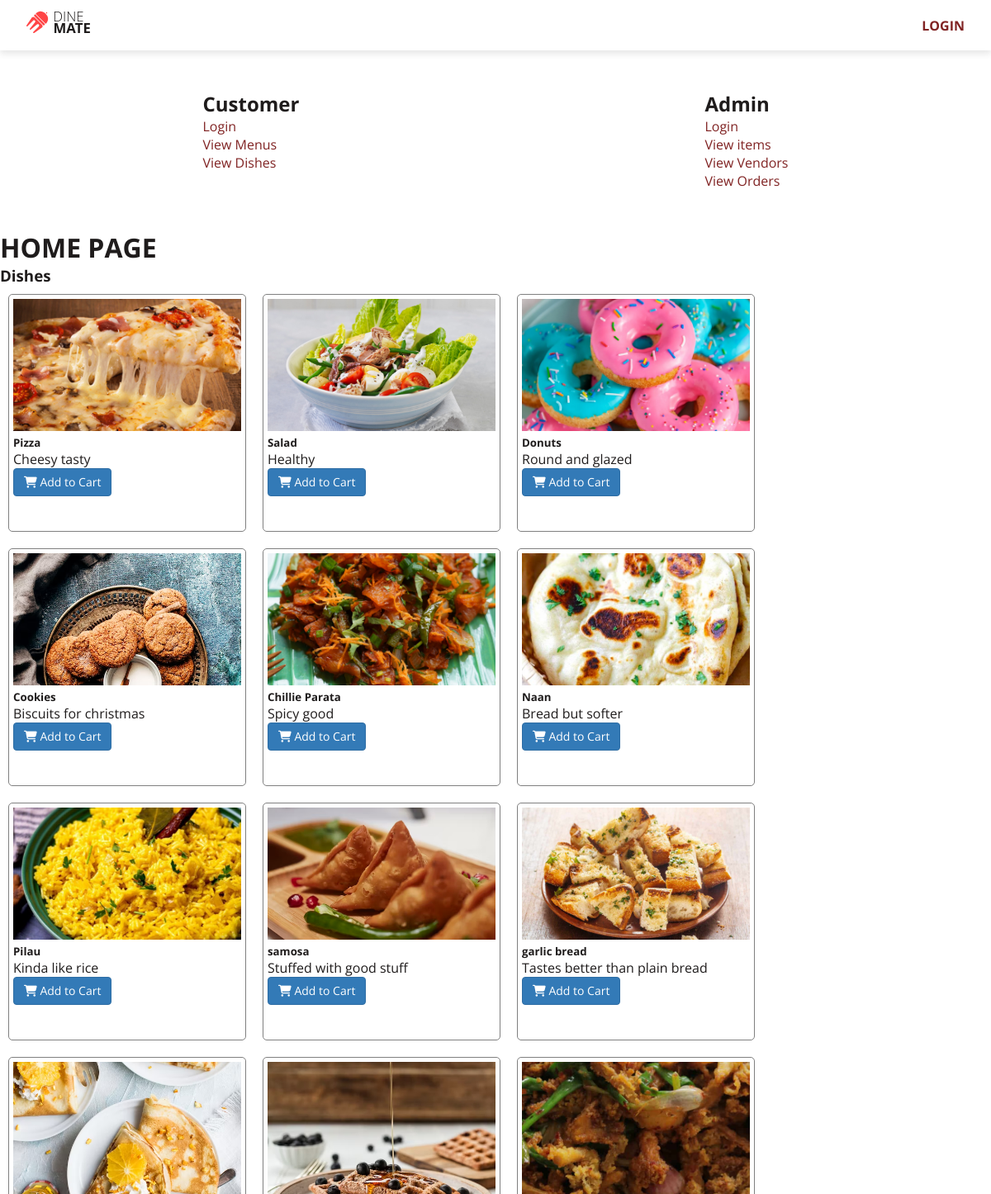
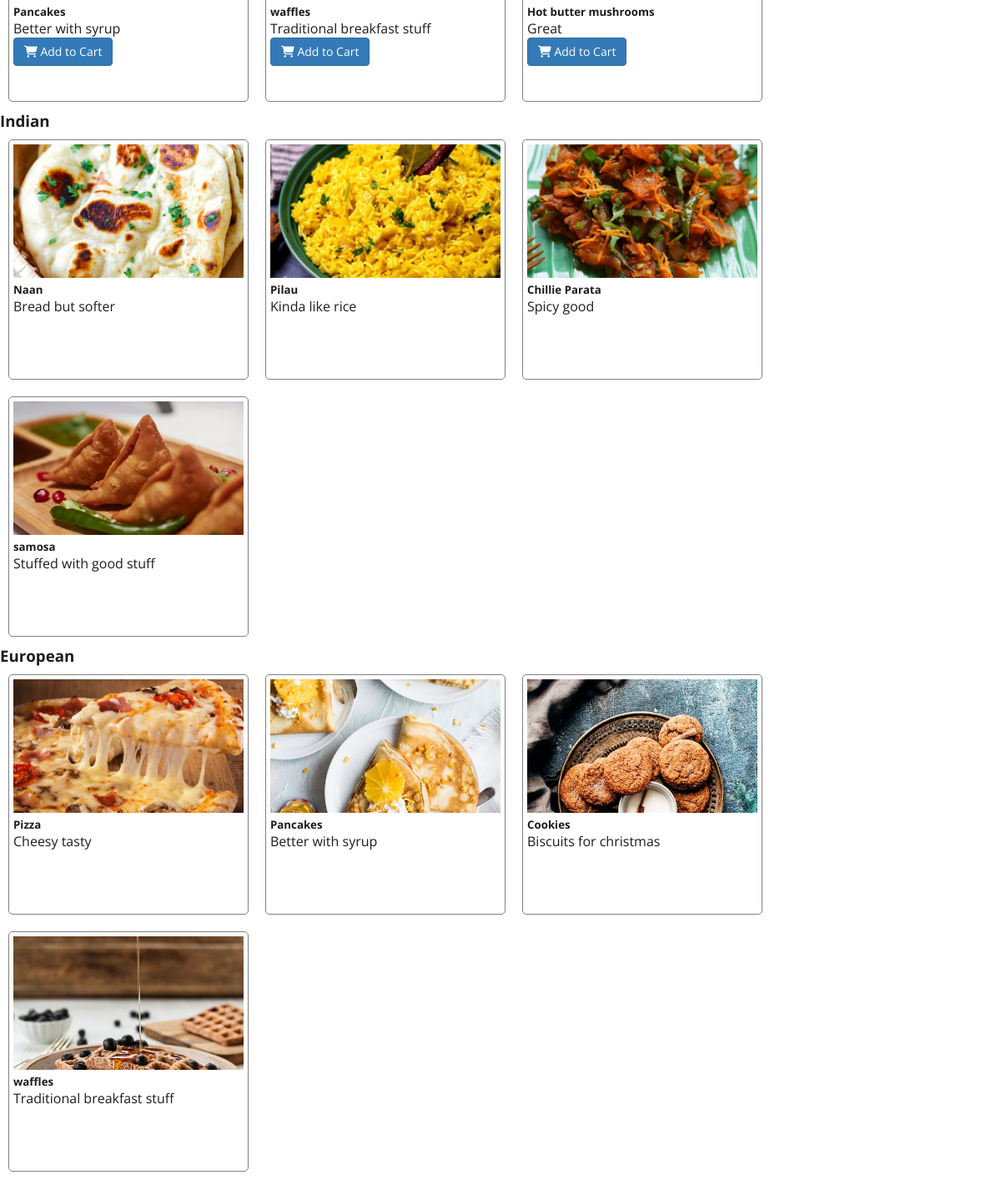
The page / on the database its author committed (2 pictures, top to bottom).
### tables this page shows
CREATE TABLE `dishes` (
  `dish_id` int(11) NOT NULL,
  `dish_name` text NOT NULL,
  `net_price` double NOT NULL,
  `selling_price` double NOT NULL,
  `description` text NOT NULL,
  `prep_time` int(11) NOT NULL,
  `image_url` text DEFAULT NULL
);

CREATE TABLE `menus` (
  `menu_id` int(11) NOT NULL,
  `menu_name` varchar(255) NOT NULL,
  `description` text NOT NULL,
  `start_time` time DEFAULT NULL,
  `end_time` time DEFAULT NULL,
  `image_url` text DEFAULT NULL,
  `all_day` tinyint(1) NOT NULL DEFAULT 0
);

CREATE TABLE `menu_dishes` (
  `menu_id` int(11) NOT NULL,
  `dish_id` int(11) NOT NULL
);

### app/core/Controller.php (called while the page is built, shortened)
<?php
trait Controller
{
    public function view(string $view, array $data = []): void
    {
        $filename = "../app/views/" . $view . ".view.php";
        require $filename;
    }
}

### app/controllers/Home.php (called while the page is built, shortened)
<?php
class Home
{
    public function index(): void
    {
        $data['user'] = $_SESSION['user'] ?? null;
        $d = new Dish();
        $data['dishes'] = $d->getDishes();
        $m = new Menu();
        $data['menus'] = $m->getMenus();
        $data['menudishes'] = $m->getDishesperMenu();
        $this->view('home', $data);
    }
}

### app/core/App.php (called while the page is built, shortened)
<?php
class App
{
    private string $method = "index";
    function __construct()
    {
        $url = $this->splitUrl();
        $this->controller = new $this->controller;
        $this->params = $url ? array_values($url) : [];
        call_user_func_array([$this->controller, $this->method], $this->params);
    }
    private function splitUrl(): array
    {
        if (isset($_GET["url"])) {
            return explode("/", filter_var(rtrim($_GET["url"], "/"), FILTER_SANITIZE_URL));
        } else {
            return [];
        }
    }
}

### public/index.php (called while the page is built, shortened)
<?php
$app = new App();

### app/models/Dish.php (called while the page is built, shortened)
<?php
class Dish extends Model
{
    public function __construct()
    {
        $this->table = "dishes";
    }
    public function getDishes(): bool|array
    {
        $l = $this->select()->fetchAll();
        $dishes = array();
        foreach($l as $d) {
            $dishes[$d->dish_id] = $d;
        }
        return $dishes;
    }
}

### app/core/Model.php (called while the page is built, shortened)
<?php
class Model
{
    protected string $table = "";
    public function select(array|string $column_list = "*"): Model
    {
        if (is_array($column_list)) {
            for ($i = 0; $i < count($column_list); $i++) {
                if (!str_contains($column_list[$i], ".")) {
                    $column_list[$i] = $this->table . "." . $column_list[$i];
                }
            }
            $column_list = implode(", ", $column_list);
        } else {
            if (!str_contains($column_list, ".")) {
                $column_list = $this->table . "." . $column_list;
            }
        }
        $this->query = "SELECT $column_list FROM $this->table";
        return $this;
    }
    public function where(string $column, string $value, string $operator = "="): Model
    {
        return $this;
    }
    public function join(string $table, string $column1, string $column2, string $operator = "="): Model
    {
        return $this;
    }
}

### app/core/Database.php (called while the page is built, shortened)
<?php
trait Database
{
    private ?PDO $db = null;
    protected string $query = "";
    protected array $data = [];
    public function execute(): PDOStatement
    {
        try {
            $statement = $this->prepare($this->query);
            $statement->execute($this->data);
            $this->query = "";
            $this->data = [];
            return $statement;
        } catch (PDOException $e) {
            die($e->getMessage());
        }
    }
    public function fetchAll(): array
    {
        return $this->execute()->fetchAll();
    }
    protected function prepare(string $query): PDOStatement
    {
        try {
            return $this->db->prepare($query);
        } catch (Exception $e) {
            die($e->getMessage());
        }
    }
    private function connect(): void
    {
        try {
            $connection_string = "mysql:hostname=" . DBHOST . ";dbname=" . DBNAME;
            $this->db = new PDO($connection_string, DBUSER, DBPASS, [
                PDO::ATTR_ERRMODE => PDO::ERRMODE_EXCEPTION,
                PDO::ATTR_DEFAULT_FETCH_MODE => PDO::FETCH_OBJ
            ]);
        } catch (PDOException $e) {
            die($e->getMessage());
        }
    }
}

### app/models/Menu.php (called while the page is built, shortened)
<?php
class Menu extends Model
{
    public function getMenus(): bool|array
    {
        $l =  $this->select()->fetchAll();
        $menulist = array();
        foreach ($l as $m) {
            $menulist[$m->menu_id] = $m;
        }
        return $menulist;
    }
    public function getDishesperMenu(){
        $dpm = new MenuDishes();
        $menus = $this->getMenus();
        $menudishes = array();
        foreach ($menus as $m) {
            $menudishes[$m->menu_id] = $dpm->getDishesforMenu($m->menu_id);
        }
        return $menudishes;
    }
}

### app/models/MenuDishes.php (called while the page is built, shortened)
<?php
class MenuDishes extends Model
{
    public function getDishesforMenu($menuid){
        return $this->select(["menu_dishes.dish_id", "dishes.dish_name", "dishes.selling_price", "dishes.description", "dishes.image_url"])
        ->join("dishes", "dishes.dish_id", "menu_dishes.dish_id")
        ->where("menu_id", $menuid)
        ->fetchAll();
    }
}

### app/views/home.view.php (the view, shortened to what this page needs)
<!DOCTYPE html>
<html lang="en">
<head>
    <link rel="stylesheet" href="<?= ROOT ?>/assets/css/styles.css">
</head>
<body>
<?php include "partials/navbar.home.partial.php"; ?>
<div class="row py-5 justify-content-space-around">
    <div>
        <h2>Customer</h2>
        <a class="link d-block" href="<?= ROOT ?>/auth/login">Login</a>
        <a class="link d-block" href="<?= ROOT ?>/menus">View Menus</a>
        <a class="link d-block" href="<?= ROOT ?>/dishes">View Dishes</a>
    </div>
    <div>
        <h2>Admin</h2>
        <a class="link d-block" href="<?= ROOT ?>/admin/auth/login">Login</a>
        <a class="link d-block" href="<?= ROOT ?>/admin/items">View items</a>
        <a class="link d-block" href="<?= ROOT ?>/vendors">View Vendors</a>
        <a class="link d-block" href="<?= ROOT ?>/orders">View Orders</a>
    </div>
</div>
<h1> HOME PAGE</h1>
<div class="dishrow">
    <h3>Dishes</h3>
    <?php if (isset($dishes)) : ?>
        <?php foreach ($dishes as $dish) : ?>
            <div class="card" style="width: 18rem;">
                <img src="<?= ASSETS ?>/images/dishes/<?= $dish->image_url ?>" class="card-img-top" alt="...">
                <div class="card-body">
                    <h5 class="card-title"><?= $dish->dish_name ?></h5>
                    <p class="card-text"><?= $dish->description ?></p>
                    <a href="<?=ROOT?>/carts/addtocart/<?=$_SESSION['user']->user_id?>/<?= $dish->dish_id ?>" id=<?= $dish->dish_id ?> class="add-to-cart-btn">
                        <i class="fa fa-shopping-cart" aria-hidden="true"></i> Add to Cart
                    </a>
                </div>
            </div>
        <?php endforeach; ?>
    <?php endif; ?>
</div>
<?php
if (isset($menudishes) && isset($menus)) {
    foreach ($menudishes as $menu => $dishes) {
        echo '<div class="menurow">';
        echo '<h3>' . $menus[$menu]->menu_name . '</h3>';
        foreach ($dishes as $d) {
            echo '<div class="card" style="width: 18rem;">
            <img src="' . ASSETS . '/images/dishes/' . $d->image_url . '" class="card-img-top" alt="...">
            <div class="card-body">
                <h5 class="card-title
                ">' . $d->dish_name . '</h5>
                <p class="card-text">' . $d->description . '</p>
            </div>
        </div>';
        }
        echo '</div>';
    }
}
?>
</body>
</html>

### public/assets/css/styles.css (style rules this page uses)
* { margin: 0; padding: 0; list-style: none; box-sizing: border-box; }
a.link { color: #802323; text-decoration: none; transition: all 0.3s ease-in-out; }
.justify-content-space-around { justify-content: space-around; }
.row { display: flex; flex-direction: row; flex-wrap: wrap; align-items: stretch; align-content: stretch; }
.py-5 { padding-top: 3rem !important; padding-bottom: 3rem !important; }
.d-block { display: block !important; }
body { font-family: "Open Sans", sans-serif; font-size: 16px; color: #1F1C1C; background-color: #FFFFFF; }
a { text-decoration: none; }

### app/views/home.view.php (style rules this page uses)
.card { float: left; margin: 10px; width: 18rem; height: 18rem; border: 1px solid grey; border-radius: 5px; padding: 5px; }
.card-img-top { width: 100%; height: 10rem; object-fit: cover; }
.dishrow, .menurow { display: block; clear: both; }
.add-to-cart-btn { display: inline-block; padding: 6px 12px; margin-bottom: 0; font-size: 14px; font-weight: 400; line-height: 1.42857143; text-align: center; white-space: nowrap; vertical-align: middle; -ms-touch-action: manipulation; touch-action: manipulation; cursor: pointer; -webkit-user-select: none; -moz-user-select: none; -ms-user-select: none; user-select: none; background-image: none; border: 1px solid transparent; border-radius: 4px; color: #fff; background-color: #337ab7; border-color: #2e6da4; }

### rows shown on the page
dishes: image_url (picture), dish_name "Pizza", description "Cheesy tasty"
dishes: image_url (picture), dish_name "Salad", description "Healthy"
dishes: image_url (picture), dish_name "Donuts", description "Round and glazed"
dishes: image_url (picture), dish_name "Cookies", description "Biscuits for christmas"
dishes: image_url (picture), dish_name "Chillie Parata", description "Spicy good"
dishes: image_url (picture), dish_name "Naan", description "Bread but softer"
dishes: image_url (picture), dish_name "Pilau", description "Kinda like rice"
dishes: image_url (picture), dish_name "samosa", description "Stuffed with good stuff"
dishes: image_url (picture), dish_name "garlic bread", description "Tastes better than plain bread"
dishes: image_url (picture), dish_name "Pancakes", description "Better with syrup"
dishes: image_url (picture), dish_name "waffles", description "Traditional breakfast stuff"
dishes: image_url (picture), dish_name "Hot butter mushrooms", description "Great"
menus: menu_name "Indian"
menu_dishes: dish_id.image_url (picture), dish_id.dish_name "Naan", dish_id.description "Bread but softer"
menu_dishes: dish_id.image_url (picture), dish_id.dish_name "Pilau", dish_id.description "Kinda like rice"
menu_dishes: dish_id.image_url (picture), dish_id.dish_name "Chillie Parata", dish_id.description "Spicy good"
menu_dishes: dish_id.image_url (picture), dish_id.dish_name "samosa", dish_id.description "Stuffed with good stuff"
menus: menu_name "European"
menu_dishes: dish_id.image_url (picture), dish_id.dish_name "Pizza", dish_id.description "Cheesy tasty"
menu_dishes: dish_id.image_url (picture), dish_id.dish_name "Pancakes", dish_id.description "Better with syrup"
menu_dishes: dish_id.image_url (picture), dish_id.dish_name "Cookies", dish_id.description "Biscuits for christmas"
menu_dishes: dish_id.image_url (picture), dish_id.dish_name "waffles", dish_id.description "Traditional breakfast stuff"
